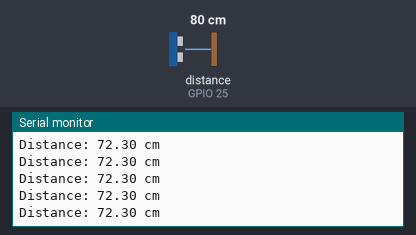
The program below on a simulated ESP32. On the bench: the last lines printed to the serial monitor. Wiring (inferred from the names in the program): ultrasonic range finder: trigger GPIO 26; echo GPIO 25. The test bench sets the inputs (shaded band); at power-on: distance to the obstacle (sensor on GPIO 25) 80 cm. The echo pulse lasts 58.3 µs per cm.

Above: at 1.2 s.
1.3 s: distance to the obstacle (sensor on GPIO 25) set to 2 cm
At 1.44 s:
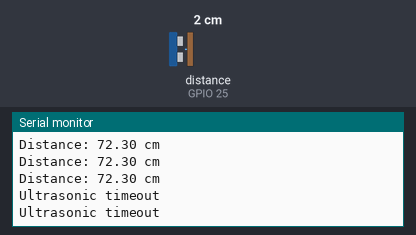
3.3 s: distance to the obstacle (sensor on GPIO 25) set to 18 cm
At 3.41 s:
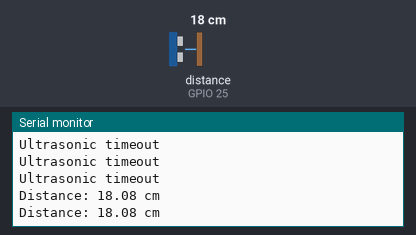

The program:

main.cpp
```cpp
#include <Arduino.h>
#include "ultrasonic.h"

constexpr uint32_t ULTRASONIC_INTERVAL_MS = 100;

static uint32_t lastUltrasonicMeasurementTime = 0;

void setup()
{
    Serial.begin(115200);
    ultrasonicInit();

    Serial.println("System started");
}

void loop()
{

    // Always advance the ultrasonic state machine
    ultrasonicUpdate();


    // Start a new ultrasonic measurement every 100 ms
    uint32_t currentTime = millis();

    if (currentTime - lastUltrasonicMeasurementTime >=
        ULTRASONIC_INTERVAL_MS)
    {
        lastUltrasonicMeasurementTime = currentTime;

        ultrasonicStartMeasurement();
    }


    // Process a completed measurement
    if (ultrasonicDataAvailable())
    {
        float distance = ultrasonicGetDistanceCm();

        if (distance >= 0.0f)
        {
            Serial.print("Distance: ");
            Serial.print(distance);
            Serial.println(" cm");
        }
        else
        {
            Serial.println("Ultrasonic timeout");
        }
    }
}
```

ultrasonic.h
```cpp
#ifndef ULTRASONIC_H
#define ULTRASONIC_H

#include <Arduino.h>

constexpr uint8_t ULTRASONIC_TRIG_PIN = 26;
constexpr uint8_t ULTRASONIC_ECHO_PIN = 25;

void ultrasonicInit();

void ultrasonicUpdate();

bool ultrasonicDataAvailable();

float ultrasonicGetDistanceCm();

void ultrasonicStartMeasurement();

#endif
```

ultrasonic.cpp
```cpp
#include "ultrasonic.h"

enum UltrasonicState
{
    ULTRASONIC_IDLE,
    ULTRASONIC_WAIT_FOR_ECHO_START,
    ULTRASONIC_WAIT_FOR_ECHO_END
};


static UltrasonicState ultrasonicState = ULTRASONIC_IDLE;

static uint32_t measurementStartTime = 0;
static uint32_t echoStartTime = 0;

static float distanceCm = -1.0f;
static bool newDataAvailable = false;


// Maximum time to wait for the echo signal
constexpr uint32_t ECHO_TIMEOUT_US = 30000;


void ultrasonicInit()
{
    pinMode(ULTRASONIC_TRIG_PIN, OUTPUT);
    pinMode(ULTRASONIC_ECHO_PIN, INPUT);

    digitalWrite(ULTRASONIC_TRIG_PIN, LOW);

    ultrasonicState = ULTRASONIC_IDLE;
}


void ultrasonicStartMeasurement()
{
    // Don't start another measurement while one is running
    if (ultrasonicState != ULTRASONIC_IDLE)
    {
        return;
    }

    newDataAvailable = false;
    distanceCm = -1.0f;

    // Send trigger pulse
    digitalWrite(ULTRASONIC_TRIG_PIN, LOW);
    delayMicroseconds(2);

    digitalWrite(ULTRASONIC_TRIG_PIN, HIGH);
    delayMicroseconds(10);

    digitalWrite(ULTRASONIC_TRIG_PIN, LOW);

    measurementStartTime = micros();

    ultrasonicState = ULTRASONIC_WAIT_FOR_ECHO_START;
}


void ultrasonicUpdate()
{
    uint32_t currentTime = micros();

    switch (ultrasonicState)
    {
        case ULTRASONIC_IDLE:
            break;


        case ULTRASONIC_WAIT_FOR_ECHO_START:

            // Did ECHO become HIGH?
            if (digitalRead(ULTRASONIC_ECHO_PIN) == HIGH)
            {
                echoStartTime = currentTime;

                ultrasonicState =
                    ULTRASONIC_WAIT_FOR_ECHO_END;
            }

            // No echo arrived in time
            else if (currentTime - measurementStartTime >=
                     ECHO_TIMEOUT_US)
            {
                distanceCm = -1.0f;
                newDataAvailable = true;

                ultrasonicState = ULTRASONIC_IDLE;
            }

            break;


        case ULTRASONIC_WAIT_FOR_ECHO_END:

            // Did ECHO return LOW?
            if (digitalRead(ULTRASONIC_ECHO_PIN) == LOW)
            {
                uint32_t echoDuration =
                    currentTime - echoStartTime;

                distanceCm =
                    echoDuration * 0.0343f / 2.0f;

                newDataAvailable = true;

                ultrasonicState = ULTRASONIC_IDLE;
            }

            // ECHO stayed HIGH too long
            else if (currentTime - echoStartTime >=
                     ECHO_TIMEOUT_US)
            {
                distanceCm = -1.0f;
                newDataAvailable = true;

                ultrasonicState = ULTRASONIC_IDLE;
            }

            break;
    }
}


bool ultrasonicDataAvailable()
{
    return newDataAvailable;
}


float ultrasonicGetDistanceCm()
{
    newDataAvailable = false;

    return distanceCm;
}
```

Measured:
- after the input at 1.3 s, the serial monitor: prints a new line at once (image 1)
- after the input at 3.3 s, the serial monitor: prints a new line at once (image 2)
